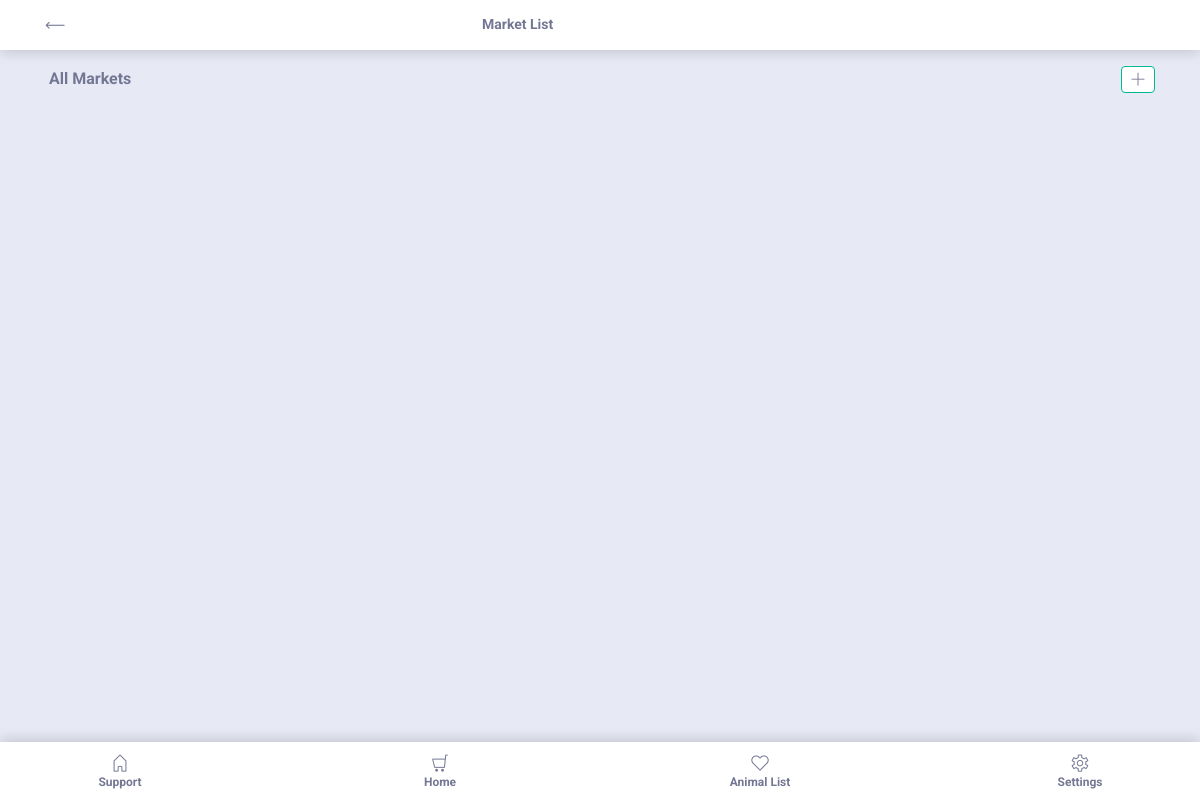
/all_markets/, run on an earlier commit of the app's database.
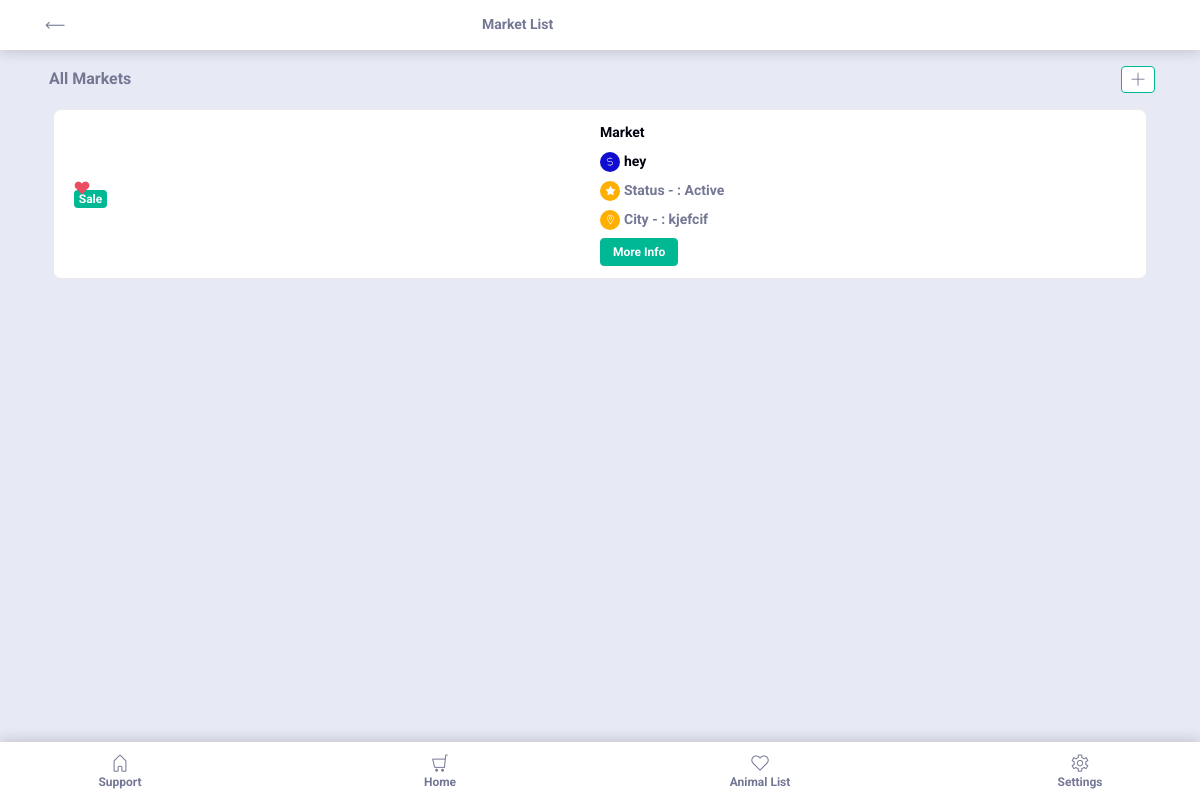
And on a later commit of the database.
### product/models.py (models this page shows)
class MarketAddByAdmin(models.Model):
	market_name = models.CharField(max_length = 25, null = True, blank = True)
	market_image = models.FileField(null = True, blank = True)
	date = models.DateTimeField(auto_now_add = True)
	description  = models.TextField(null = True, blank = True)
	is_active = models.BooleanField(default = True)
	location = models.CharField(max_length = 40, null = True, blank = True)

### product/views.py (the view)
# urls.py: path('all_markets/', AllMandies.as_view(), name
class AllMandies(View):
	def get(self,request):
		try:
			all_markets = MarketAddByAdmin.objects.filter(is_active = True)
			return render(request,'product/all_market.html',locals())
		except:
			print(sys.exc_info())
			context['status'] = 'fail'
			return render(request,'product/all_market.html',locals())

### product/templates/product/all_market.html (shortened to what this page needs)
{% extends 'base/main.html' %}
{% load static %}
{% block content %}
    <div class="header-area" id="headerArea">
      <div class="container h-100 d-flex align-items-center justify-content-between">
        <div class="back-button"><a href="{% url 'LandingPageOfSite' %}"><i class="lni-arrow-left"></i></a></div>
        <div class="page-heading">
          <h6 class="mb-0">Market List</h6>
        </div>
      </div>
    </div>
    <div class="page-content-wrapper">
      <div class="top-products-area pt-3">
        <div class="container">
          <div class="section-heading d-flex align-items-center justify-content-between">
            <h6 class="ml-1">All Markets</h6>
            <div class="layout-options">
            <a class="btn btn-success btn-sm add2cart-notify" href="{% url 'ProductAdd' %}"><i class="lni-plus"></i></a></div>
          </div>
          {% for product in all_markets %}
  <div class="col-12">
    <div class="card weekly-product-card mb-3">
      <div class="card-body d-flex align-items-center">
        <div class="product-thumbnail-side"><span class="badge badge-success">Sale</span><a class="wishlist-btn" href="#"><i class="lni-heart-filled"></i></a><a class="product-thumbnail d-block" href="/maket_listing/?market_based_id={{product.id}}"><img src="{{product.market_image.url}}" alt=""></a></div>
        <div class="product-description"><a class="product-title d-block" href="#">{{product.market_name}}</a>
          <p class="sale-price"><i class="lni-dollar"></i>{{product.description}}</span></p>
          <div class="product-rating"><i class="lni-star-filled"></i>Status - : Active</div>
          <div class="product-rating"><i class="lni-map-marker"></i>City - : {{product.location}}</div><a class="btn btn-success btn-sm add2cart-notify" href="#">More Info</a>
        </div>
      </div>
    </div>
  </div>
{% endfor %}
        </div>
      </div>
    </div>
{% endblock %}

What changed in the data, as far as the page shows it:
added MarketAddByAdmin: market_name "Market", description "hey", location "kjefcif"
